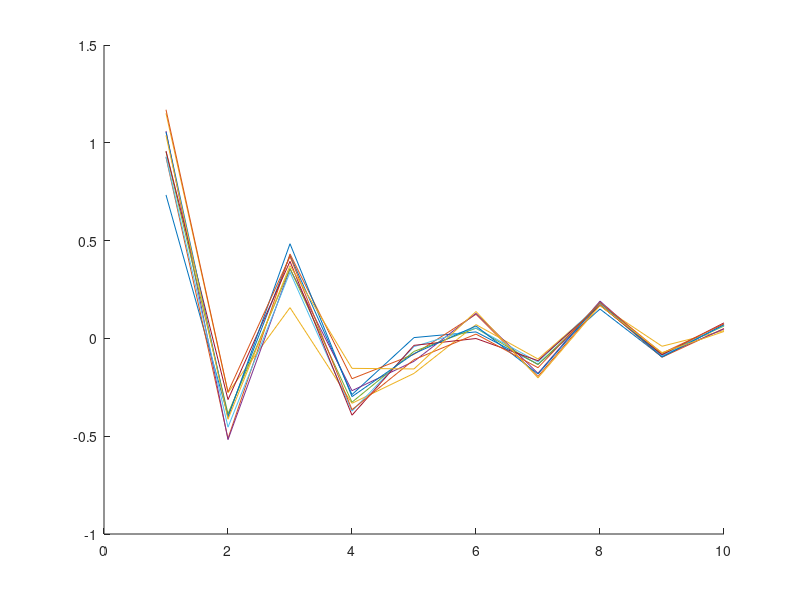
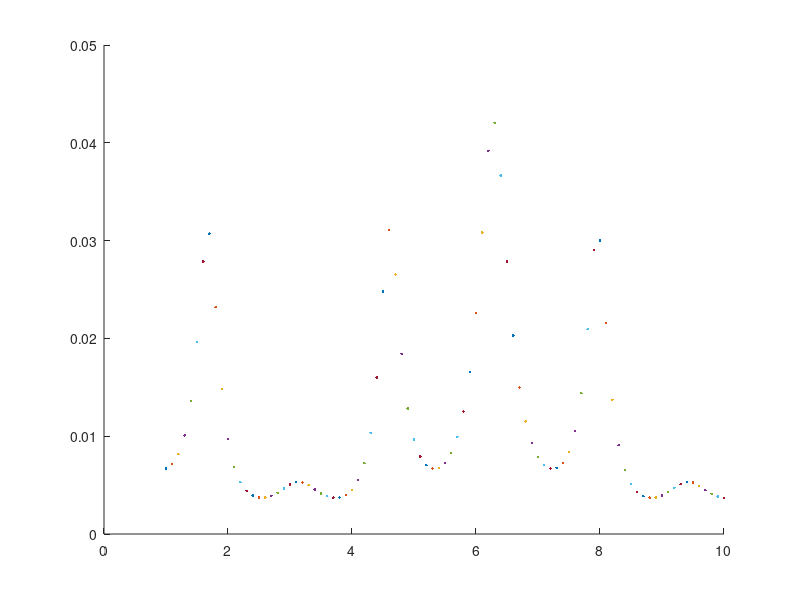
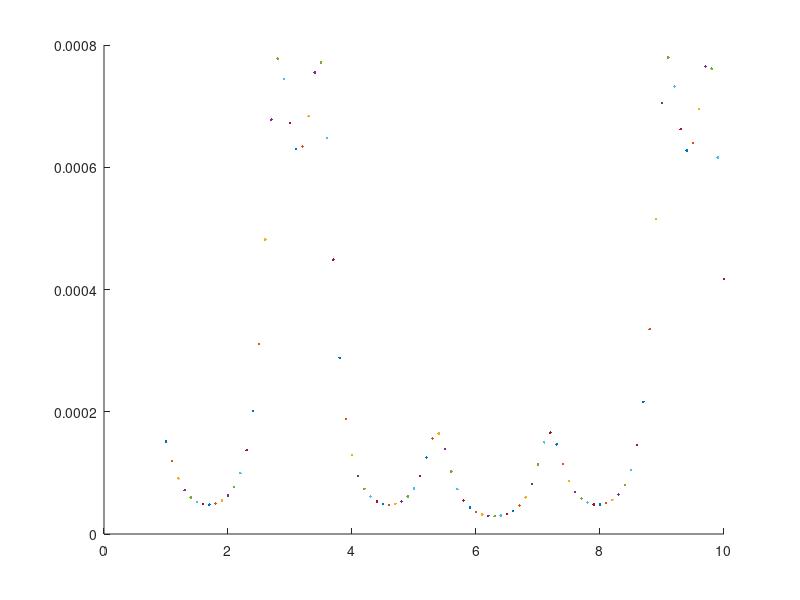

The MATLAB script that drew these images, in order:
## Given parameters
## x[t] = a1 x[t-1] + a2 x[t-2] + ... + a4 x[t-4] + v[t]
rng(1);                                                                         # Seed random number generator

N = 10;                                                                         # Number of equations

a  = [-0.3957; 0.2417; -0.0454; -0.3136];                                       # AR process
ov = 0.1;                                                                       # Noise SD
f  = zeros([N,numel(a)]);                                                       # Actual signal
x  = zeros([N,numel(a)]);                                                       # Measured data
d  = zeros(N,1);                                                                # Desired outputs
t  = [1:N];                                                                     # Time steps
m  = 4;

##==============================================================================
## (a)

## Initialize

## Create realizations
# Inititialize 1 with a number, 2 with a4*x0, 3 with a4 + a3 ....
f(:,1) = 1;
f(:,2) = a(1)*f(:,1);
f(:,3) = a(1)*f(:,2) + a(2)*f(:,1);
f(:,4) = a(1)*f(:,3) + a(2)*f(:,2) + a(3)*f(:,1);
x(:,1:4) = f(:,1:4) + random("normal", 0, ov, [N,4]);                           # Apply noise

for i = 5:N
  f(:,i) = a(1)*x(:,i-1) + a(2)*x(:,i-2) + a(3)*x(:,i-3) + a(4)*x(:,i-4);
  x(:,i) = f(:,i); + random("normal", 0, ov, [N,1]);                            # Apply noise
end

## Plot realizations
clf reset;
hold on;

for i = 1:N
  plot(t,x(i,:));
end

hold off;

##==============================================================================
## (b)

##------------------------------------------------------------------------------
## Covariance method

## Calculate desired values
d = zeros(1,N-m+1);

for i = 1:N-m
  d(1,i) = f(1,i+m);
end

## Create Toeplitz matrix
A = [];
x = x(1,:);
for i=m:N
  A = [A;x(i:-1:i-m+1)];
end

## Determine coefficients
h = pinv(A)*d'

##------------------------------------------------------------------------------
## Forward/Backward method
x = x';

## Calculate desired values
d = [];

d = [f(m+1:N)];
d = [d, conj(f(1:N-m))];

## Create Toeplitz matrix
A = [];

for i = 1:N-m
  A = [A;x(m+i-1:-1:i).'];
end
for i = 1:N-m
  A = [A;x(i+1:m+i)'];
end

## Determine coefficients
size(pinv(A))
size(d)
h = pinv(A)*d'

##==============================================================================
## (c)

## Plot real spectrum
figure
hold on;

str = @(w) norm(ov/(1+a(1)*exp(1j*w) + a(2)*exp(-2j*w) + a(3)*exp(-3j*w) + a(4)*exp(-4j*w)))^2;

for i = 1:0.1:10
plot(i, str(i));
end

hold off

## Plot estimated spectrum
figure
hold on;

ste = @(w) norm(ov/(1+h(1)*exp(1j*w) + h(2)*exp(-2j*w) + h(3)*exp(-3j*w) + h(4)*exp(-4j*w)))^2;

for i = 1:0.1:10
  plot(i, ste(i));
end

hold off;
